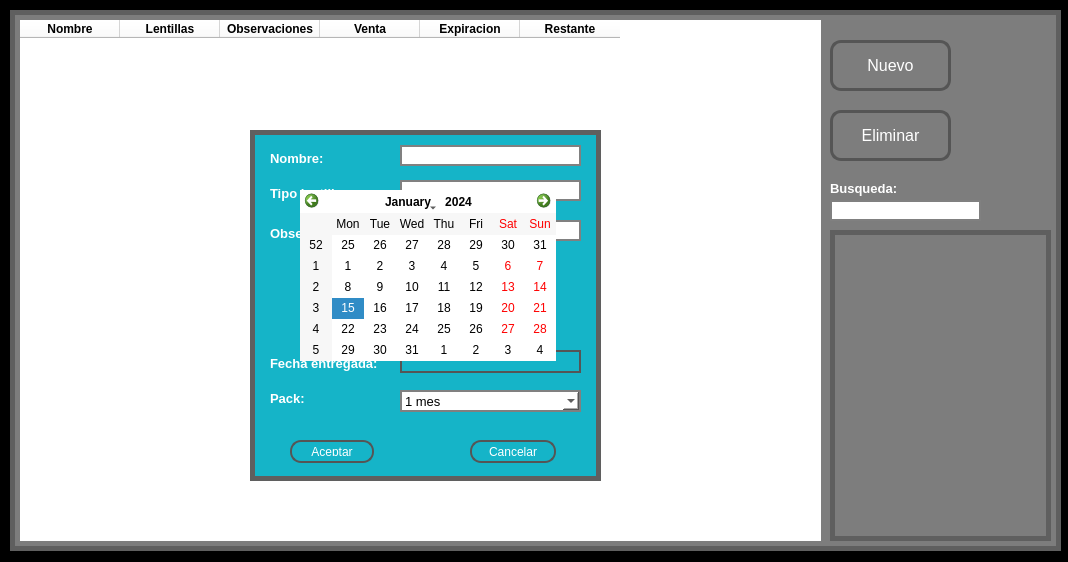
<?xml version="1.0" encoding="UTF-8"?>
<ui version="4.0">
 <class>GTDClass</class>
 <widget class="QMainWindow" name="GTDClass">
  <property name="geometry">
   <rect>
    <x>0</x>
    <y>0</y>
    <width>1068</width>
    <height>562</height>
   </rect>
  </property>
  <property name="windowTitle">
   <string>GTD</string>
  </property>
  <property name="styleSheet">
   <string notr="true">background-color: rgb(0, 0, 0);</string>
  </property>
  <widget class="QWidget" name="centralWidget">
   <widget class="QFrame" name="frame">
    <property name="geometry">
     <rect>
      <x>10</x>
      <y>10</y>
      <width>1051</width>
      <height>541</height>
     </rect>
    </property>
    <property name="styleSheet">
     <string notr="true">background-color: rgb(125, 125, 125);
border: 5px solid rgb(95,95, 95);</string>
    </property>
    <property name="frameShape">
     <enum>QFrame::StyledPanel</enum>
    </property>
    <property name="frameShadow">
     <enum>QFrame::Raised</enum>
    </property>
    <widget class="QTableWidget" name="Tabla">
     <property name="geometry">
      <rect>
       <x>10</x>
       <y>10</y>
       <width>801</width>
       <height>521</height>
      </rect>
     </property>
     <property name="sizePolicy">
      <sizepolicy hsizetype="MinimumExpanding" vsizetype="MinimumExpanding">
       <horstretch>0</horstretch>
       <verstretch>0</verstretch>
      </sizepolicy>
     </property>
     <property name="font">
      <font>
       <pointsize>12</pointsize>
      </font>
     </property>
     <property name="styleSheet">
      <string notr="true">background-color: rgb(255, 255, 255);
Border:0px;</string>
     </property>
     <property name="autoScrollMargin">
      <number>16</number>
     </property>
     <property name="editTriggers">
      <set>QAbstractItemView::NoEditTriggers</set>
     </property>
     <property name="tabKeyNavigation">
      <bool>false</bool>
     </property>
     <property name="showDropIndicator" stdset="0">
      <bool>false</bool>
     </property>
     <property name="dragDropOverwriteMode">
      <bool>false</bool>
     </property>
     <property name="selectionMode">
      <enum>QAbstractItemView::NoSelection</enum>
     </property>
     <attribute name="horizontalHeaderHighlightSections">
      <bool>false</bool>
     </attribute>
     <attribute name="horizontalHeaderMinimumSectionSize">
      <number>100</number>
     </attribute>
     <attribute name="verticalHeaderVisible">
      <bool>false</bool>
     </attribute>
     <attribute name="verticalHeaderDefaultSectionSize">
      <number>30</number>
     </attribute>
     <attribute name="verticalHeaderMinimumSectionSize">
      <number>30</number>
     </attribute>
     <column>
      <property name="text">
       <string>Nombre</string>
      </property>
      <property name="font">
       <font>
        <weight>75</weight>
        <bold>true</bold>
       </font>
      </property>
     </column>
     <column>
      <property name="text">
       <string>Lentillas</string>
      </property>
      <property name="font">
       <font>
        <weight>75</weight>
        <bold>true</bold>
       </font>
      </property>
     </column>
     <column>
      <property name="text">
       <string>Observaciones</string>
      </property>
      <property name="font">
       <font>
        <weight>75</weight>
        <bold>true</bold>
       </font>
      </property>
     </column>
     <column>
      <property name="text">
       <string>Venta</string>
      </property>
      <property name="font">
       <font>
        <weight>75</weight>
        <bold>true</bold>
       </font>
      </property>
     </column>
     <column>
      <property name="text">
       <string>Expiracion</string>
      </property>
      <property name="font">
       <font>
        <weight>75</weight>
        <bold>true</bold>
       </font>
      </property>
     </column>
     <column>
      <property name="text">
       <string>Restante</string>
      </property>
      <property name="font">
       <font>
        <weight>75</weight>
        <bold>true</bold>
       </font>
      </property>
     </column>
    </widget>
    <widget class="QPushButton" name="Nuevo">
     <property name="geometry">
      <rect>
       <x>820</x>
       <y>30</y>
       <width>121</width>
       <height>51</height>
      </rect>
     </property>
     <property name="font">
      <font>
       <pointsize>12</pointsize>
      </font>
     </property>
     <property name="toolTip">
      <string/>
     </property>
     <property name="statusTip">
      <string/>
     </property>
     <property name="whatsThis">
      <string/>
     </property>
     <property name="styleSheet">
      <string notr="true">QPushButton {
color: white;
border: 3px solid #555;
border-radius: 11px;
padding: 5px;
background: qradialgradient(cx: 0.4, cy: -0.3,
fx: 0.4, fy: -0.3,
radius: 1.35, stop: 0 rgba(21, 230,226,255), stop: 1 rgba(21, 230,226, 100));

min-width: 70px;
}

QPushButton:hover {
     background-color: rgb(21, 230, 255);

 }

QPushButton:pressed{
background: qradialgradient(cx: 0.4, cy: -0.3,
fx: 0.4, fy:-0.3,
radius: 1.3, stop: 0 rgba(21,230,226, 100), stop: 1 rgba(21, 230,226,255));
}

</string>
     </property>
     <property name="text">
      <string>Nuevo</string>
     </property>
    </widget>
    <widget class="QPushButton" name="Eliminar">
     <property name="geometry">
      <rect>
       <x>820</x>
       <y>100</y>
       <width>121</width>
       <height>51</height>
      </rect>
     </property>
     <property name="font">
      <font>
       <pointsize>12</pointsize>
      </font>
     </property>
     <property name="toolTip">
      <string/>
     </property>
     <property name="statusTip">
      <string/>
     </property>
     <property name="whatsThis">
      <string/>
     </property>
     <property name="styleSheet">
      <string notr="true">QPushButton {
color: white;
border: 3px solid #555;
border-radius: 11px;
padding: 5px;
background: qradialgradient(cx: 0.4, cy: -0.3,
fx: 0.4, fy: -0.3,
radius: 1.35, stop: 0 rgba(21, 230,226,255), stop: 1 rgba(21, 230,226, 100));

min-width: 70px;
}

QPushButton:hover {
     background-color: rgb(21, 230, 255);

 }

QPushButton:pressed{
background: qradialgradient(cx: 0.4, cy: -0.3,
fx: 0.4, fy:-0.3,
radius: 1.3, stop: 0 rgba(21,230,226, 100), stop: 1 rgba(21, 230,226,255));
}

</string>
     </property>
     <property name="text">
      <string>Eliminar</string>
     </property>
    </widget>
    <widget class="QFrame" name="Formulario">
     <property name="geometry">
      <rect>
       <x>240</x>
       <y>120</y>
       <width>351</width>
       <height>351</height>
      </rect>
     </property>
     <property name="styleSheet">
      <string notr="true">background-color: rgb(21, 180, 200);</string>
     </property>
     <property name="frameShape">
      <enum>QFrame::StyledPanel</enum>
     </property>
     <property name="frameShadow">
      <enum>QFrame::Raised</enum>
     </property>
     <widget class="QLabel" name="label_9">
      <property name="geometry">
       <rect>
        <x>20</x>
        <y>20</y>
        <width>81</width>
        <height>16</height>
       </rect>
      </property>
      <property name="font">
       <font>
        <pointsize>10</pointsize>
        <weight>75</weight>
        <bold>true</bold>
       </font>
      </property>
      <property name="styleSheet">
       <string notr="true">color: rgb(255, 255, 255);
border: 0px;</string>
      </property>
      <property name="text">
       <string>Nombre:</string>
      </property>
     </widget>
     <widget class="QLineEdit" name="Nombre">
      <property name="geometry">
       <rect>
        <x>150</x>
        <y>15</y>
        <width>181</width>
        <height>21</height>
       </rect>
      </property>
      <property name="font">
       <font>
        <pointsize>10</pointsize>
       </font>
      </property>
      <property name="styleSheet">
       <string notr="true">color: rgb(0, 0, 0);
border: 2px solid grey;
background-color: rgb(255, 255, 255);</string>
      </property>
     </widget>
     <widget class="QComboBox" name="Pack">
      <property name="geometry">
       <rect>
        <x>150</x>
        <y>260</y>
        <width>181</width>
        <height>22</height>
       </rect>
      </property>
      <property name="font">
       <font>
        <pointsize>10</pointsize>
       </font>
      </property>
      <property name="styleSheet">
       <string notr="true">background-color: rgb(255, 255, 255);
color: rgb(0, 0, 0);
border: 2px solid grey;</string>
      </property>
      <item>
       <property name="text">
        <string>1 mes</string>
       </property>
      </item>
      <item>
       <property name="text">
        <string>2 meses</string>
       </property>
      </item>
      <item>
       <property name="text">
        <string>3 meses</string>
       </property>
      </item>
      <item>
       <property name="text">
        <string>4 meses</string>
       </property>
      </item>
      <item>
       <property name="text">
        <string>5 meses</string>
       </property>
      </item>
      <item>
       <property name="text">
        <string>6 meses</string>
       </property>
      </item>
      <item>
       <property name="text">
        <string>7 meses</string>
       </property>
      </item>
      <item>
       <property name="text">
        <string>8 meses</string>
       </property>
      </item>
      <item>
       <property name="text">
        <string>9 meses</string>
       </property>
      </item>
      <item>
       <property name="text">
        <string>10 meses</string>
       </property>
      </item>
      <item>
       <property name="text">
        <string>11 meses</string>
       </property>
      </item>
      <item>
       <property name="text">
        <string>12 meses</string>
       </property>
      </item>
     </widget>
     <widget class="QPushButton" name="Aceptar">
      <property name="geometry">
       <rect>
        <x>40</x>
        <y>310</y>
        <width>84</width>
        <height>23</height>
       </rect>
      </property>
      <property name="styleSheet">
       <string notr="true">QPushButton {
color: white;
border: 2px solid #555;
border-radius: 11px;
padding: 5px;
background: qradialgradient(cx: 0.4, cy: -0.3,
fx: 0.4, fy: -0.3,
radius: 1.35, stop: 0 rgba(21, 230,226,255), stop: 1 rgba(21, 230,226, 100));

min-width: 70px;
}

QPushButton:hover {
     background-color: rgb(21, 230, 255);

 }




QPushButton:pressed{
background: qradialgradient(cx: 0.4, cy: -0.3,
fx: 0.4, fy:-0.3,
radius: 1.3, stop: 0 rgba(21,230,226, 100), stop: 1 rgba(21, 230,226,255));
}


</string>
      </property>
      <property name="text">
       <string>Aceptar</string>
      </property>
     </widget>
     <widget class="QPushButton" name="Cancelar">
      <property name="geometry">
       <rect>
        <x>220</x>
        <y>310</y>
        <width>86</width>
        <height>23</height>
       </rect>
      </property>
      <property name="styleSheet">
       <string notr="true">QPushButton {
color: white;
border: 2px solid #555;
border-radius: 11px;
padding: 5px;
background: qradialgradient(cx: 0.4, cy: -0.3,
fx: 0.4, fy: -0.3,
radius: 1.35, stop: 0 rgba(21, 230,226,255), stop: 1 rgba(21, 230,226, 100));

min-width: 70px;
}

QPushButton:hover {
     background-color: rgb(21, 230, 255);

 }




QPushButton:pressed{
background: qradialgradient(cx: 0.4, cy: -0.3,
fx: 0.4, fy:-0.3,
radius: 1.3, stop: 0 rgba(21,230,226, 100), stop: 1 rgba(21, 230,226,255));
}


</string>
      </property>
      <property name="text">
       <string>Cancelar</string>
      </property>
     </widget>
     <widget class="QLabel" name="label_13">
      <property name="geometry">
       <rect>
        <x>20</x>
        <y>55</y>
        <width>101</width>
        <height>16</height>
       </rect>
      </property>
      <property name="font">
       <font>
        <pointsize>10</pointsize>
        <weight>75</weight>
        <bold>true</bold>
       </font>
      </property>
      <property name="styleSheet">
       <string notr="true">color: rgb(255, 255, 255);
border: 0px;</string>
      </property>
      <property name="text">
       <string>Tipo lentillas:</string>
      </property>
     </widget>
     <widget class="QLabel" name="label_14">
      <property name="geometry">
       <rect>
        <x>20</x>
        <y>260</y>
        <width>101</width>
        <height>16</height>
       </rect>
      </property>
      <property name="font">
       <font>
        <pointsize>10</pointsize>
        <weight>75</weight>
        <bold>true</bold>
       </font>
      </property>
      <property name="styleSheet">
       <string notr="true">color: rgb(255, 255, 255);
border: 0px;</string>
      </property>
      <property name="text">
       <string>Pack:</string>
      </property>
     </widget>
     <widget class="QLineEdit" name="Lentillas">
      <property name="geometry">
       <rect>
        <x>150</x>
        <y>50</y>
        <width>181</width>
        <height>21</height>
       </rect>
      </property>
      <property name="font">
       <font>
        <pointsize>10</pointsize>
       </font>
      </property>
      <property name="styleSheet">
       <string notr="true">color: rgb(0, 0, 0);
border: 2px solid grey;
background-color: rgb(255, 255, 255);</string>
      </property>
     </widget>
     <widget class="QLabel" name="label_16">
      <property name="geometry">
       <rect>
        <x>20</x>
        <y>225</y>
        <width>121</width>
        <height>16</height>
       </rect>
      </property>
      <property name="font">
       <font>
        <pointsize>10</pointsize>
        <weight>75</weight>
        <bold>true</bold>
       </font>
      </property>
      <property name="styleSheet">
       <string notr="true">color: rgb(255, 255, 255);
border: 0px;</string>
      </property>
      <property name="text">
       <string>Fecha entregada:</string>
      </property>
     </widget>
     <widget class="QPushButton" name="Fecha_Entrada">
      <property name="geometry">
       <rect>
        <x>150</x>
        <y>220</y>
        <width>181</width>
        <height>23</height>
       </rect>
      </property>
      <property name="styleSheet">
       <string notr="true">QPushButton {
color: black;
border: 2px solid #555;
border-radius: 0px;
padding: 5px;
background: qradialgradient(cx: 0.4, cy: -0.3,
fx: 0.4, fy: -0.3,
radius: 1.35, stop: 0 rgba(255, 255,255,255), stop: 1 rgba(255, 255,255, 255));

min-width: 70px;
}
</string>
      </property>
      <property name="text">
       <string/>
      </property>
     </widget>
     <widget class="QLabel" name="label_15">
      <property name="geometry">
       <rect>
        <x>20</x>
        <y>95</y>
        <width>101</width>
        <height>16</height>
       </rect>
      </property>
      <property name="font">
       <font>
        <pointsize>10</pointsize>
        <weight>75</weight>
        <bold>true</bold>
       </font>
      </property>
      <property name="styleSheet">
       <string notr="true">color: rgb(255, 255, 255);
border: 0px;</string>
      </property>
      <property name="text">
       <string>Observaciones:</string>
      </property>
     </widget>
     <widget class="QLineEdit" name="Observaciones">
      <property name="geometry">
       <rect>
        <x>150</x>
        <y>90</y>
        <width>181</width>
        <height>21</height>
       </rect>
      </property>
      <property name="font">
       <font>
        <pointsize>10</pointsize>
       </font>
      </property>
      <property name="styleSheet">
       <string notr="true">color: rgb(0, 0, 0);
border: 2px solid grey;
background-color: rgb(255, 255, 255);</string>
      </property>
     </widget>
    </widget>
    <widget class="QLineEdit" name="Busqueda">
     <property name="geometry">
      <rect>
       <x>820</x>
       <y>190</y>
       <width>151</width>
       <height>21</height>
      </rect>
     </property>
     <property name="font">
      <font>
       <pointsize>10</pointsize>
      </font>
     </property>
     <property name="styleSheet">
      <string notr="true">color: rgb(0, 0, 0);
border: 2px solid grey;
background-color: rgb(255, 255, 255);</string>
     </property>
    </widget>
    <widget class="QLabel" name="label_11">
     <property name="geometry">
      <rect>
       <x>820</x>
       <y>170</y>
       <width>81</width>
       <height>16</height>
      </rect>
     </property>
     <property name="font">
      <font>
       <pointsize>10</pointsize>
       <weight>75</weight>
       <bold>true</bold>
      </font>
     </property>
     <property name="styleSheet">
      <string notr="true">color: rgb(255, 255, 255);
border: 0px;</string>
     </property>
     <property name="text">
      <string>Busqueda:</string>
     </property>
    </widget>
    <widget class="QListWidget" name="Lista_Busqueda">
     <property name="geometry">
      <rect>
       <x>820</x>
       <y>220</y>
       <width>221</width>
       <height>311</height>
      </rect>
     </property>
     <property name="font">
      <font>
       <pointsize>12</pointsize>
      </font>
     </property>
     <property name="styleSheet">
      <string notr="true">color: rgb(255, 255, 255);</string>
     </property>
    </widget>
   </widget>
   <widget class="QFrame" name="F_Calendario">
    <property name="geometry">
     <rect>
      <x>290</x>
      <y>170</y>
      <width>271</width>
      <height>221</height>
     </rect>
    </property>
    <property name="styleSheet">
     <string notr="true">background-color: rgba(255, 255, 255,0);</string>
    </property>
    <property name="frameShape">
     <enum>QFrame::StyledPanel</enum>
    </property>
    <property name="frameShadow">
     <enum>QFrame::Raised</enum>
    </property>
    <widget class="QCalendarWidget" name="Calendario">
     <property name="geometry">
      <rect>
       <x>10</x>
       <y>20</y>
       <width>256</width>
       <height>171</height>
      </rect>
     </property>
     <property name="styleSheet">
      <string notr="true">background-color: rgb(255, 255, 255);
color: rgb(0, 0, 0);</string>
     </property>
    </widget>
   </widget>
  </widget>
 </widget>
 <layoutdefault spacing="6" margin="11"/>
 <resources>
  <include location="gtd.qrc"/>
 </resources>
 <connections/>
</ui>
